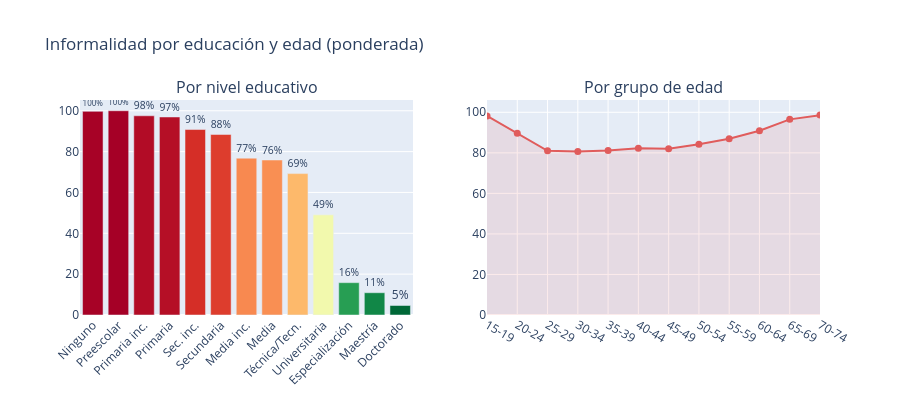

The notebook cell this image was saved under:
### Markdown cell above
---
### Informalidad por educación y edad

### Code cell
LABELS_EDU = {
    1:'Ninguno', 2:'Preescolar', 3:'Primaria inc.', 4:'Primaria',
    5:'Sec. inc.', 6:'Secundaria', 7:'Media inc.', 8:'Media',
    9:'Técnica/Tecn.', 10:'Universitaria', 11:'Especialización',
    12:'Maestría', 13:'Doctorado'
}

tasa_edu = (
    df[df['P3042'].notna()]
    .groupby('P3042', observed=True)
    .apply(tasa_pond, include_groups=False)
    .reset_index().rename(columns={0:'tasa'})
)
tasa_edu['etiqueta'] = tasa_edu['P3042'].map(LABELS_EDU)

# Quintetos de edad
df_age = df[df['P6040'].between(15, 74)].copy()
df_age['EDAD_Q'] = pd.cut(df_age['P6040'], bins=range(14,76,5),
                           labels=[f'{i}-{i+4}' for i in range(15,75,5)])
tasa_edad = (
    df_age[df_age['EDAD_Q'].notna()]
    .groupby('EDAD_Q', observed=True)
    .apply(tasa_pond, include_groups=False)
    .reset_index().rename(columns={0:'tasa'})
)

fig = make_subplots(rows=1, cols=2,
                    subplot_titles=['Por nivel educativo', 'Por grupo de edad'])

fig.add_trace(go.Bar(
    x=tasa_edu['etiqueta'], y=tasa_edu['tasa'],
    marker_color=tasa_edu['tasa'],
    marker_colorscale='RdYlGn_r',
    text=tasa_edu['tasa'].round(0).astype(int).astype(str)+'%',
    textposition='outside'
), row=1, col=1)

fig.add_trace(go.Scatter(
    x=tasa_edad['EDAD_Q'].astype(str), y=tasa_edad['tasa'],
    mode='lines+markers', line=dict(color='#E05C5C', width=2),
    marker=dict(size=7),
    fill='tozeroy', fillcolor='rgba(224,92,92,0.12)'
), row=1, col=2)

fig.update_layout(title='Informalidad por educación y edad (ponderada)',
                  showlegend=False, height=400)
fig.update_xaxes(tickangle=-45, row=1, col=1)
fig.show()
fig.write_html(OUT_DIR / 'viz_04_edu_edad.html')

### Figure 1 — Plotly figure (JSON) as saved in the notebook; plotly's stock layout.template omitted (floating-point values rounded to 4 significant figures)
{"data": [{"marker": {"color": [99.7, 100.0, 97.53, 96.94, 90.81, 88.39, 76.79, 75.88, 69.23, 49.03, 15.84, 10.91, 4.65], "colorscale": [[0, "rgb(0,104,55)"], [0.1, "rgb(26,152,80)"], [0.2, "rgb(102,189,99)"], [0.3, "rgb(166,217,106)"], [0.4, "rgb(217,239,139)"], [0.5, "rgb(255,255,191)"], [0.6, "rgb(254,224,139)"], [0.7, "rgb(253,174,97)"], [0.8, "rgb(244,109,67)"], [0.9, "rgb(215,48,39)"], [1, "rgb(165,0,38)"]]}, "text": ["100%", "100%", "98%", "97%", "91%", "88%", "77%", "76%", "69%", "49%", "16%", "11%", "5%"], "textposition": "outside", "type": "bar", "x": ["Ninguno", "Preescolar", "Primaria inc.", "Primaria", "Sec. inc.", "Secundaria", "Media inc.", "Media", "Técnica/Tecn.", "Universitaria", "Especialización", "Maestría", "Doctorado"], "xaxis": "x", "y": [99.7, 100.0, 97.53, 96.94, 90.81, 88.39, 76.79, 75.88, 69.23, 49.03, 15.84, 10.91, 4.65], "yaxis": "y"}, {"fill": "tozeroy", "fillcolor": "rgba(224,92,92,0.12)", "line": {"color": "#E05C5C", "width": 2}, "marker": {"size": 7}, "mode": "lines+markers", "type": "scatter", "x": ["15-19", "20-24", "25-29", "30-34", "35-39", "40-44", "45-49", "50-54", "55-59", "60-64", "65-69", "70-74"], "xaxis": "x2", "y": [98.23, 89.67, 81.02, 80.71, 81.1, 82.28, 82.01, 84.21, 86.94, 90.88, 96.52, 98.6], "yaxis": "y2"}], "layout": {"annotations": [{"font": {"size": 16}, "showarrow": false, "text": "Por nivel educativo", "x": 0.225, "xanchor": "center", "xref": "paper", "y": 1, "yanchor": "bottom", "yref": "paper"}, {"font": {"size": 16}, "showarrow": false, "text": "Por grupo de edad", "x": 0.775, "xanchor": "center", "xref": "paper", "y": 1, "yanchor": "bottom", "yref": "paper"}], "height": 400, "showlegend": false, "title": {"text": "Informalidad por educación y edad (ponderada)"}, "xaxis": {"anchor": "y", "domain": [0, 0.45], "tickangle": -45}, "xaxis2": {"anchor": "y2", "domain": [0.55, 1]}, "yaxis": {"anchor": "x", "domain": [0, 1]}, "yaxis2": {"anchor": "x2", "domain": [0, 1]}}}
